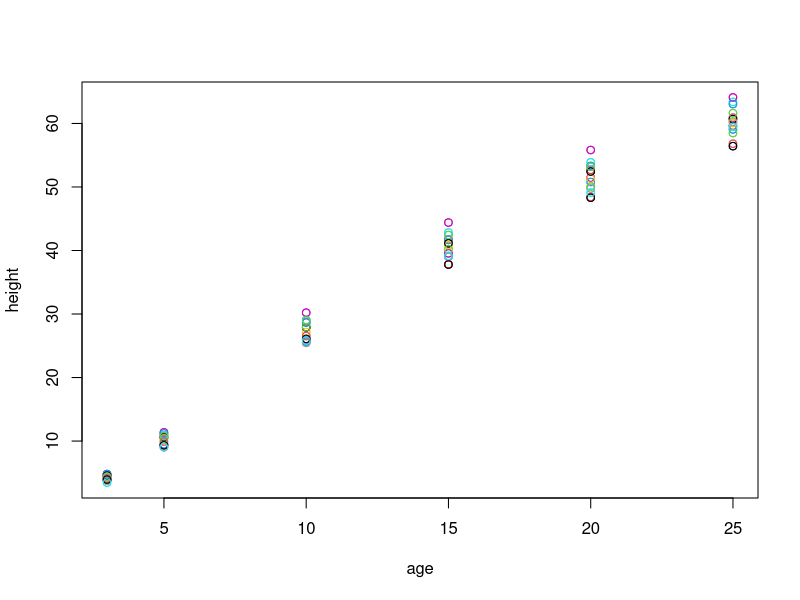

Generate this figure with R:
## ---- chunk 1
print("Hello")
## ---- chunk 2
(plot(height~age, data = Loblolly, 
     col = Loblolly$Seed))
points(x = Loblolly$age, y = Loblolly$height, col = Loblolly$Seed)
